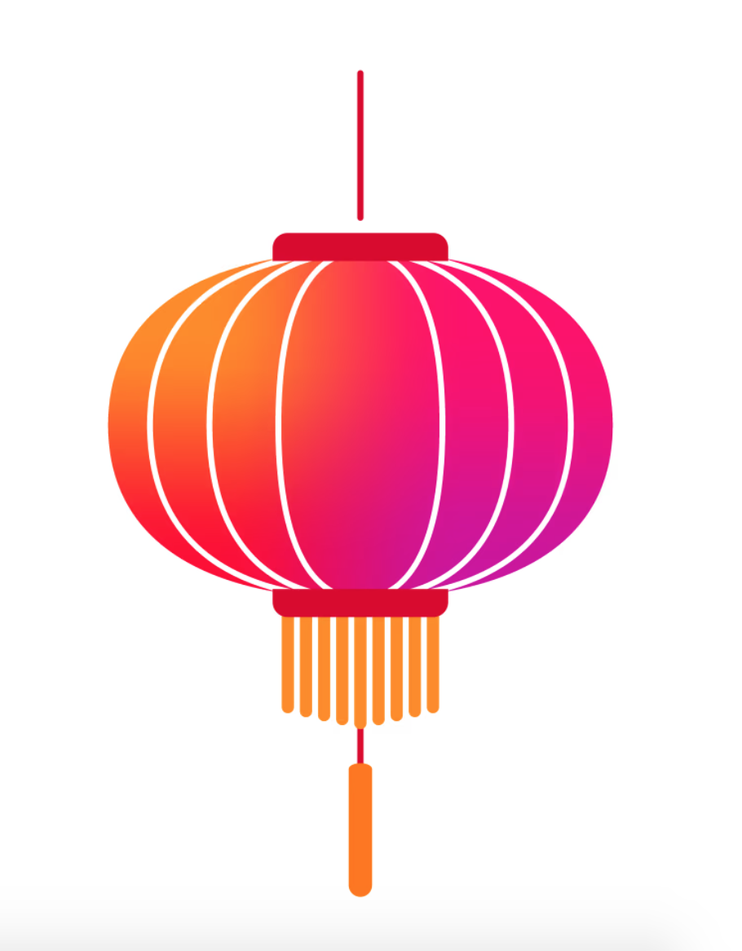
#> input picture Assignment-02/images/input/original.png, 742 x 951 px, shrunk from 910 x 1166 before the run
$ python gradient_direction.py
#> lines starting #> are read from the running program, lines starting #| are printed output that depends on the picture; long printed decimals are rounded
from pathlib import Path  # Import Path to create reliable file and folder paths.

import numpy as np  # Import NumPy for gradient and numerical calculations.

import matplotlib.pyplot as plt  # Import Matplotlib for displaying and saving images.

from PIL import Image  # Import Pillow to open and convert the input image.


script_dir = Path(__file__).resolve().parent  # Get the directory where this Python file is located.

assignment_dir = script_dir.parent  # Move one level up to the Assignment-02 directory.

input_dir = assignment_dir / "images" / "input"  # Define the folder containing the input image.

output_dir = assignment_dir / "images" / "output"  # Define the folder where output images will be saved.

output_dir.mkdir(parents=True, exist_ok=True)  # Create the output folder if it does not already exist.


input_path = input_dir / "original.png"  # Define the complete path of the original input image.


image_pil = Image.open(input_path)  # Open the original image using Pillow.
#> image_pil is the input picture: PIL image 742x951 RGBA; mean R, G, B, A 251.4, 211.1, 217.3, 255

image_gray = image_pil.convert("L")  # Convert the image into grayscale format.
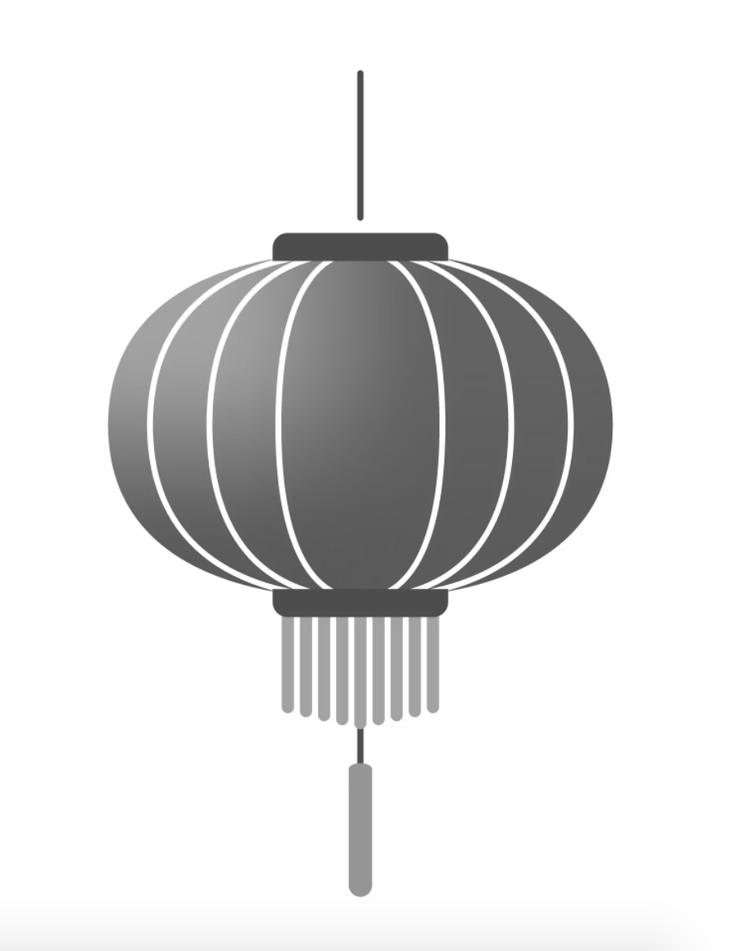
#> image_gray: PIL image 742x951 L; min 69, max 255, mean 223.8

image = np.array(image_gray, dtype=np.float64)  # Convert the grayscale image into a NumPy array.


gy, gx = np.gradient(image)  # Calculate the vertical gradient Gy and horizontal gradient Gx.
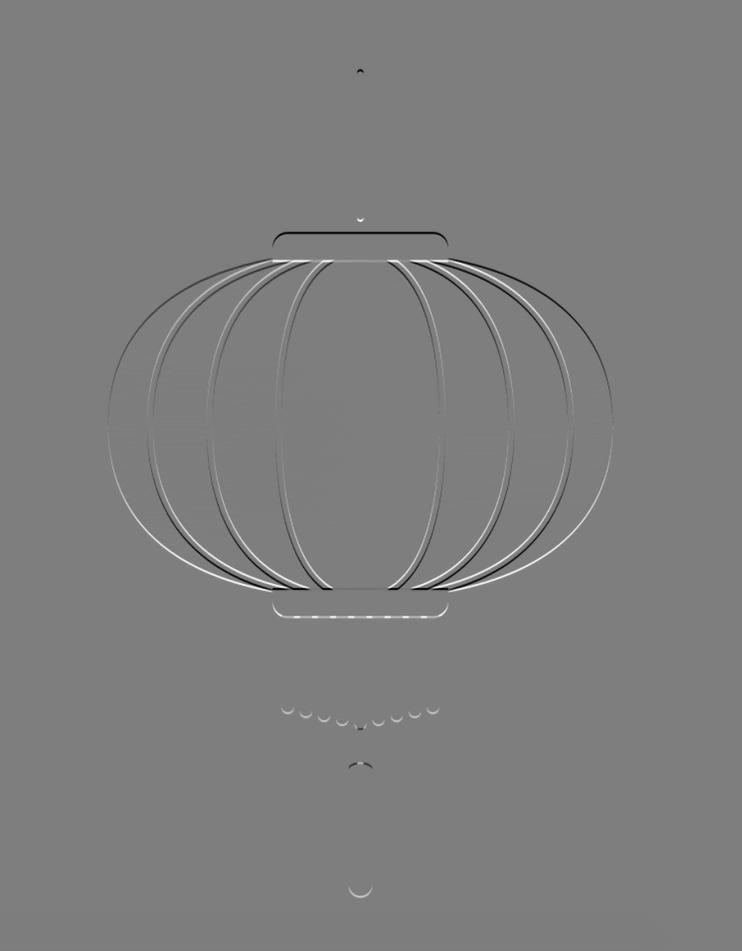
#> gy: shape (951, 742) float64; min -85, max 86.5, mean 0; drawn with min black and max white
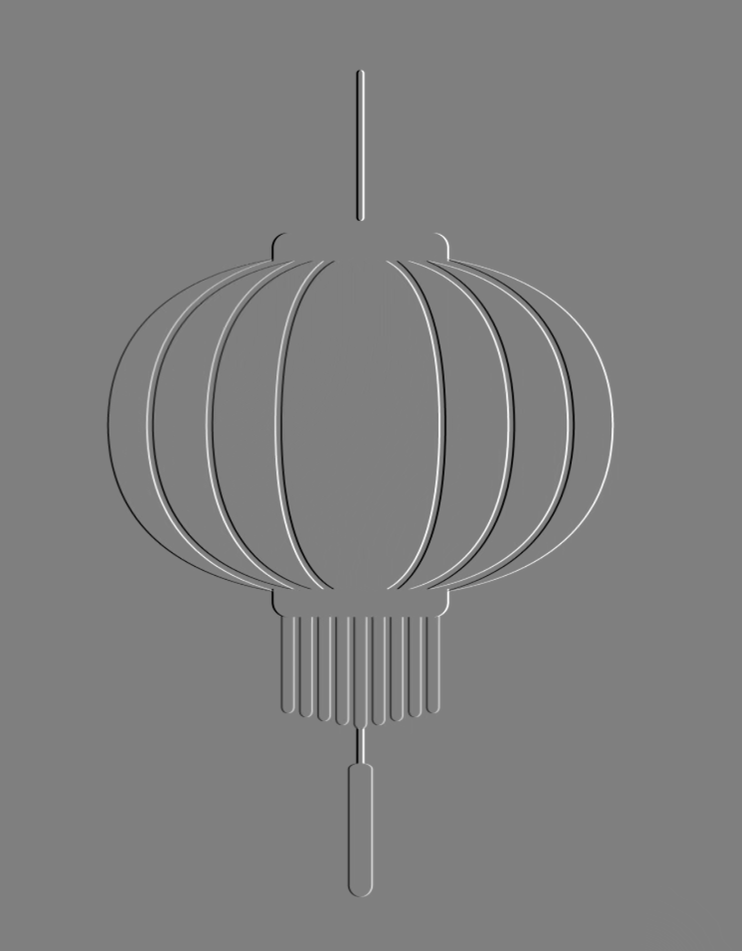
#> gx: shape (951, 742) float64; min -87, max 86.5, mean 0; drawn with min black and max white


magnitude = np.sqrt((gx ** 2) + (gy ** 2))  # Calculate the gradient magnitude for every pixel.
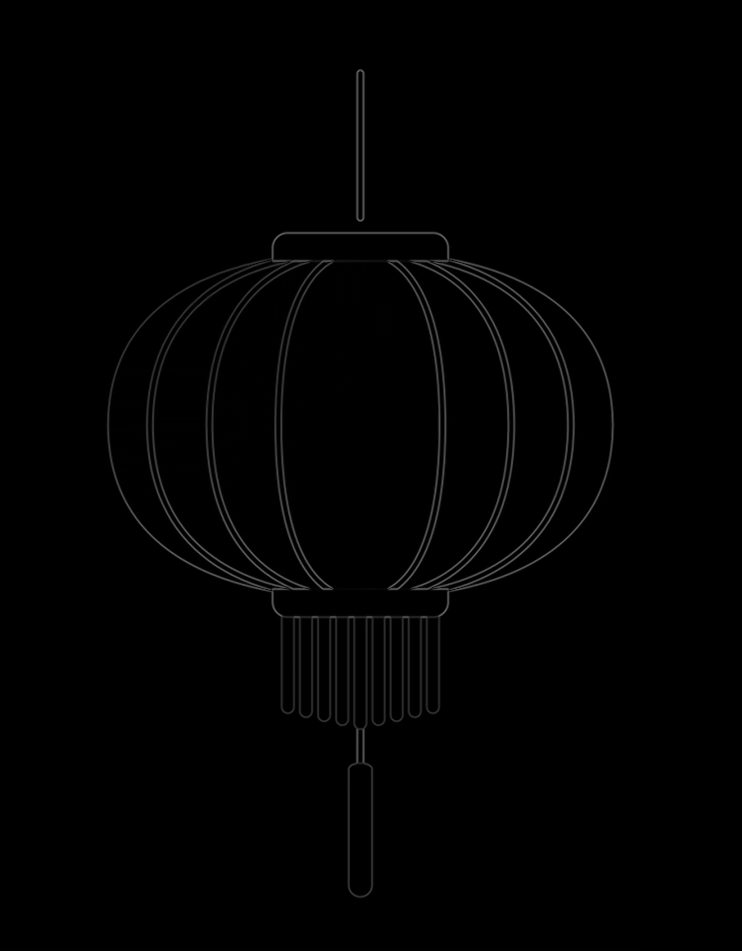
#> magnitude: shape (951, 742) float64; min 0, max 107.1, mean 1.8


direction_radians = np.arctan2(gy, gx)  # Calculate the gradient direction in radians.
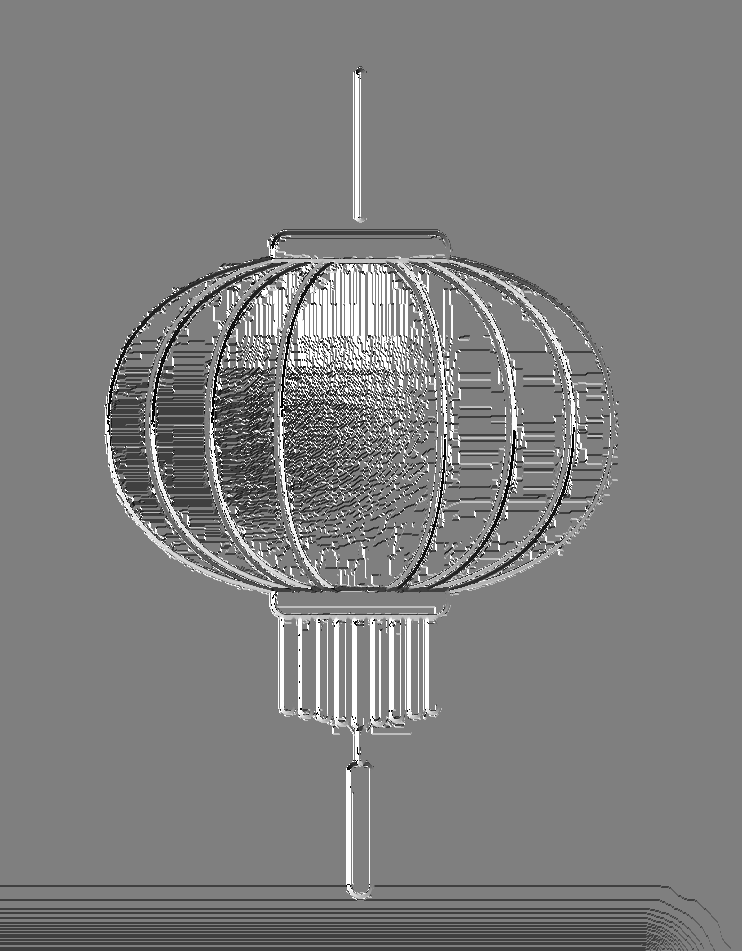
#> direction_radians: shape (951, 742) float64; min -3.14, max 3.14, mean -0.00287; drawn with min black and max white

direction_degrees = np.degrees(direction_radians)  # Convert the gradient direction from radians to degrees.


plt.figure(figsize=(10, 8))  # Create a figure for displaying the original grayscale image.

plt.imshow(image, cmap="gray")  # Display the original grayscale image.

plt.title("Original Grayscale Image")  # Add a title above the original image.

plt.axis("off")  # Hide the coordinate axes.

plt.tight_layout()  # Adjust the figure layout automatically.

plt.savefig(output_dir / "01_original_grayscale.png", dpi=300, bbox_inches="tight")  # Save the original grayscale image.

plt.show()  # Display the original grayscale image.

plt.close()  # Close the current figure.


plt.figure(figsize=(10, 8))  # Create a figure for displaying the horizontal gradient.

plt.imshow(gx, cmap="gray")  # Display the horizontal gradient Gx.

plt.title("Horizontal Gradient Gx")  # Add a title above the horizontal gradient image.

plt.axis("off")  # Hide the coordinate axes.

plt.tight_layout()  # Adjust the figure layout automatically.

plt.savefig(output_dir / "02_horizontal_gradient.png", dpi=300, bbox_inches="tight")  # Save the horizontal gradient image.

plt.show()  # Display the horizontal gradient image.

plt.close()  # Close the current figure.


plt.figure(figsize=(10, 8))  # Create a figure for displaying the vertical gradient.

plt.imshow(gy, cmap="gray")  # Display the vertical gradient Gy.

plt.title("Vertical Gradient Gy")  # Add a title above the vertical gradient image.

plt.axis("off")  # Hide the coordinate axes.

plt.tight_layout()  # Adjust the figure layout automatically.

plt.savefig(output_dir / "03_vertical_gradient.png", dpi=300, bbox_inches="tight")  # Save the vertical gradient image.

plt.show()  # Display the vertical gradient image.

plt.close()  # Close the current figure.


plt.figure(figsize=(10, 8))  # Create a figure for displaying the gradient magnitude.

plt.imshow(magnitude, cmap="gray")  # Display the gradient magnitude image.

plt.title("Gradient Magnitude")  # Add a title above the gradient magnitude image.

plt.axis("off")  # Hide the coordinate axes.

plt.tight_layout()  # Adjust the figure layout automatically.

plt.savefig(output_dir / "04_gradient_magnitude.png", dpi=300, bbox_inches="tight")  # Save the gradient magnitude image.

plt.show()  # Display the gradient magnitude image.

plt.close()  # Close the current figure.


step = 15  # Select every fifteenth pixel to prevent too many arrows from overlapping.


y_positions, x_positions = np.mgrid[0:image.shape[0]:step, 0:image.shape[1]:step]  # Generate coordinates where gradient arrows will be drawn.


sample_gx = gx[::step, ::step]  # Select sampled horizontal gradient values for drawing arrows.

sample_gy = gy[::step, ::step]  # Select sampled vertical gradient values for drawing arrows.

sample_magnitude = magnitude[::step, ::step]  # Select sampled gradient magnitude values.


epsilon = 1e-8  # Define a very small number to prevent division by zero.


unit_gx = sample_gx / (sample_magnitude + epsilon)  # Normalize the horizontal gradient component.

unit_gy = sample_gy / (sample_magnitude + epsilon)  # Normalize the vertical gradient component.


plt.figure(figsize=(12, 10))  # Create a figure for displaying gradient-direction arrows.

plt.imshow(image, cmap="gray")  # Display the original grayscale image as the background.


plt.quiver(  # Start drawing the gradient-direction arrows.

    x_positions,  # Provide the horizontal position of each arrow.

    y_positions,  # Provide the vertical position of each arrow.

    unit_gx,  # Provide the normalized horizontal direction of each arrow.

    unit_gy,  # Provide the normalized vertical direction of each arrow.

    angles="xy",  # Interpret arrow directions using image coordinates.

    scale_units="xy",  # Use image coordinate units for arrow scaling.

    scale=0.12  # Control the visible size of the arrows.

)  # Finish drawing the gradient-direction arrows.
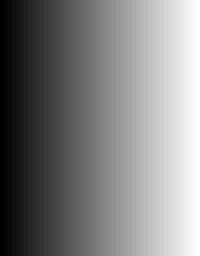
#> x_positions: shape (64, 50) int64 (shown 4 times larger); min 0, max 735, mean 367.5; drawn with min black and max white


plt.title("Gradient Direction with Arrows")  # Add a title above the gradient-direction image.

plt.axis("off")  # Hide the coordinate axes.

plt.tight_layout()  # Adjust the figure layout automatically.

plt.savefig(output_dir / "05_gradient_direction_arrows.png", dpi=300, bbox_inches="tight")  # Save the gradient-direction image.
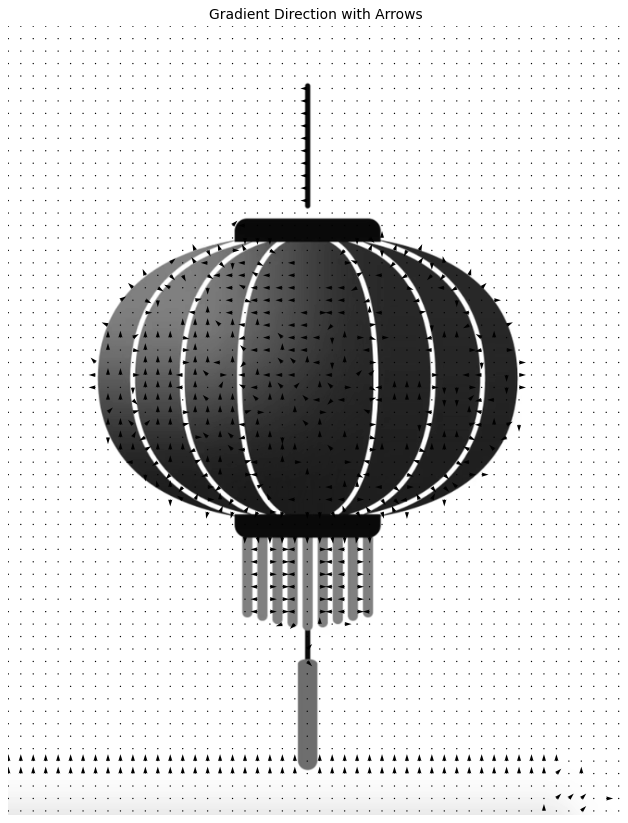
#> figure drawn by matplotlib, 1 panel

plt.show()  # Display the gradient-direction arrows.

plt.close()  # Close the current figure.


print("Original image loaded successfully.")  # Confirm that the original image was loaded.

print("Horizontal gradient Gx calculated successfully.")  # Confirm that Gx was calculated.

print("Vertical gradient Gy calculated successfully.")  # Confirm that Gy was calculated.

print("Gradient magnitude calculated successfully.")  # Confirm that the magnitude was calculated.

print("Gradient direction calculated successfully.")  # Confirm that the direction was calculated.

print("Minimum gradient magnitude:", magnitude.min())  # Display the minimum gradient magnitude.
#| Minimum gradient magnitude: 0.0

print("Maximum gradient magnitude:", magnitude.max())  # Display the maximum gradient magnitude.
#| Maximum gradient magnitude: 107.110

print("Mean gradient magnitude:", magnitude.mean())  # Display the average gradient magnitude.
#| Mean gradient magnitude: 1.801

print("Output images saved in:", output_dir)  # Display the folder where the result images were saved.
